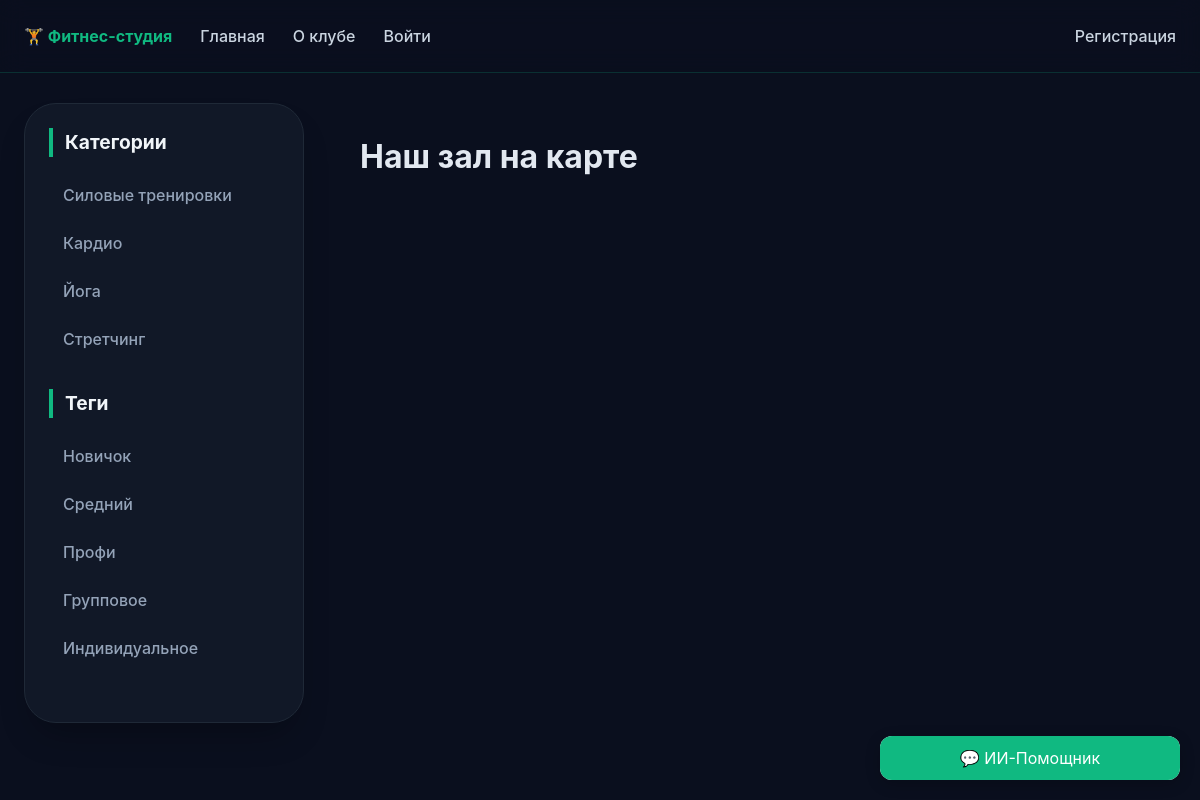
Screenshot of /map/ with the database file from the repository.
### services/models.py (models this page shows, shortened)
class Category(models.Model):
    name = models.CharField(max_length=100, db_index=True, verbose_name='Категория')
    slug = models.SlugField(max_length=100, unique=True, db_index=True, verbose_name='URL')
    def get_absolute_url(self):
        return reverse('services:category', kwargs={'cat_slug': self.slug})
    class Meta:
        verbose_name = 'Категория'
        verbose_name_plural = 'Категории'

class Tag(models.Model):
    name = models.CharField(max_length=100, db_index=True, verbose_name='Тэг')
    slug = models.SlugField(max_length=100, unique=True, db_index=True, verbose_name='URL')
    def get_absolute_url(self):
        return reverse('services:tag', kwargs={'tag_slug': self.slug})
    class Meta:
        verbose_name = 'Тэг'
        verbose_name_plural = 'Тэги'

### services/views.py (the view)
# urls.py: path('map/', views.map_page, name='map_page'),
def map_page(request):
    return render(request, 'services/map_page.html', {'title': 'Наш зал на карте'})

### services/context_processors.py (called while the page is built)
def get_sidebar_data(request):
    return {
        'categories': Category.objects.all(),
        'tags': Tag.objects.all(),
    }

### services/templates/services/map_page.html (shortened to what this page needs)
{% extends 'base.html' %}
{% block content %}
<div class="container" style="display: block;">
    <h1 class="text-center mb-4">{{ title }}</h1>
    <div id="map" style="width: 100%; height: 450px; margin-bottom: 20px; border-radius: 16px;"></div>
</div>
{% endblock %}

### templates/base.html (shortened to what this page needs)
{% load static %}
<!DOCTYPE html>
<html lang="ru">
<head>
    <link rel="stylesheet" href="{% static 'css/styles.css' %}">
</head>
<body>
    <header>
        <nav>
            <a href="{% url 'services:home' %}" style="font-weight: bold; color: #10b981;">🏋️ Фитнес-студия</a>
            <a href="{% url 'services:home' %}">Главная</a>
            <a href="{% url 'services:about' %}">О клубе</a>
            {% if user.is_authenticated %}
                <a href="{% url 'users:profile' %}">{{ user.username }}</a>
                <a href="{% url 'services:map_page' %}">Карта зала</a>
                <form action="{% url 'users:logout' %}" method="post" style="display: inline;">
    {% csrf_token %}
    <button type="submit" style="background: none; border: none; color: #10b981; cursor: pointer; font: inherit; padding: 0;">Выйти</button>
</form>
                {% if perms.services.add_service %}
                    <a href="{% url 'services:add_service' %}">Добавить услугу</a>
                {% endif %}
                {% if user.is_staff %}
                    <a href="{% url 'orders:all_orders' %}">Управление заказами</a>
                    <a href="{% url 'orders:report' %}">Отчёт</a>
                {% endif %}
            {% else %}
                <a href="{% url 'users:login' %}">Войти</a>
                <a href="{% url 'users:register' %}">Регистрация</a>
            {% endif %}
        </nav>
    </header>
    <div class="container">
        <aside class="sidebar">
            <h3>Категории</h3>
            <ul>
                {% for cat in categories %}
                    <li><a href="{{ cat.get_absolute_url }}">{{ cat.name }}</a></li>
                {% endfor %}
            </ul>
            <h3>Теги</h3>
            <ul>
                {% for t in tags %}
                    <li><a href="{{ t.get_absolute_url }}">{{ t.name }}</a></li>
                {% endfor %}
            </ul>
        </aside>
        <main class="content">
            {% block content %}
            {% endblock %}
        </main>
    </div>
<div class="ai-chat-widget" style="position: fixed; bottom: 20px; right: 20px; width: 300px; background: white; border-radius: 12px; box-shadow: 0 4px 15px rgba(0,0,0,0.2); overflow: hidden; z-index: 1000;">
    <div class="chat-header" style="background: #10b981; padding: 10px; color: white; text-align: center; cursor: pointer;">
        💬 ИИ-Помощник
    </div>
</div>
</body>
</html>

### static/css/styles.css (style rules this page uses)
* { margin: 0; padding: 0; box-sizing: border-box; }
body { font-family: 'Inter', 'Segoe UI', system-ui, -apple-system, sans-serif; background: #0a0f1e; color: #e2e8f0; line-height: 1.5; }
header { background: rgba(10, 15, 30, 0.9); backdrop-filter: blur(12px); border-bottom: 1px solid rgba(16, 185, 129, 0.2); position: sticky; top: 0; z-index: 100; }
nav { max-width: 1300px; margin: 0 auto; padding: 18px 24px; display: flex; gap: 28px; align-items: center; flex-wrap: wrap; }
nav a { text-decoration: none; color: #cbd5e1; font-weight: 500; transition: 0.2s; padding: 6px 0; position: relative; }
nav a::after { content: ''; position: absolute; bottom: 0; left: 0; width: 0; height: 2px; background: #10b981; transition: width 0.2s; box-shadow: 0 0 6px #10b981; }
nav a:last-child { margin-left: auto; }
.container { max-width: 1300px; margin: 30px auto; padding: 0 24px; display: flex; gap: 32px; }
.sidebar { width: 280px; flex-shrink: 0; background: #111827; border-radius: 32px; padding: 24px; border: 1px solid #1f2937; box-shadow: 0 20px 35px -12px rgba(0, 0, 0, 0.3); position: sticky; top: 90px; align-self: start; }
.sidebar h3 { font-size: 1.2rem; font-weight: 700; margin-bottom: 18px; padding-left: 12px; border-left: 4px solid #10b981; color: #f1f5f9; }
.sidebar ul { list-style: none; margin-bottom: 30px; }
.sidebar ul li { margin-bottom: 8px; }
.sidebar ul li a { display: block; padding: 8px 14px; color: #94a3b8; text-decoration: none; border-radius: 40px; transition: all 0.2s; font-weight: 500; }
.content { flex: 1; }

### rows the page displays
Category: name "Силовые тренировки"
Category: name "Кардио"
Category: name "Йога"
Category: name "Стретчинг"
Tag: name "Новичок"
Tag: name "Средний"
Tag: name "Профи"
Tag: name "Групповое"
Tag: name "Индивидуальное"

### other values shown
{{ title }} "Наш зал на карте"
